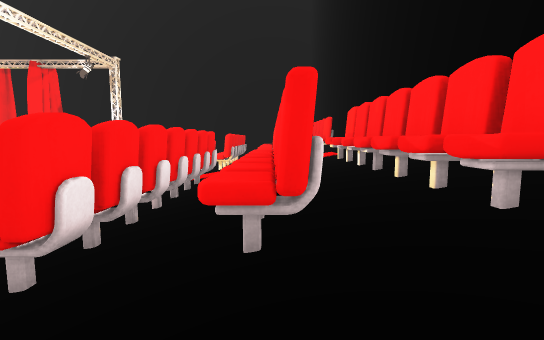
View 1 (above)

19 first-person views from a walk through a Unity game level. The camera is 1.4 m above the floor, tilts 6° down and sees 85° across. The floor is counted in squares, 2 m on a side. Each view is taken from the middle of a square. On the plan, view 1 faces up. The plan holds only what a view shows up to about 10 squares ahead; the rest is blank. The player character is not drawn. Some surface patterns are stand-ins.

View 2
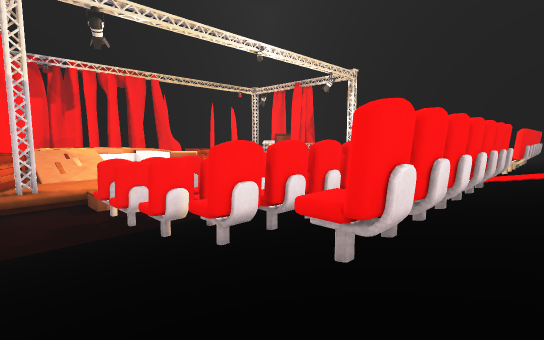

View 3
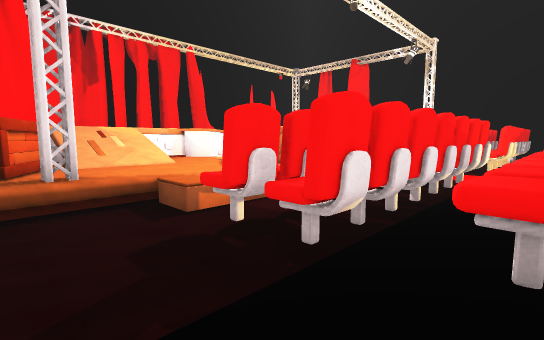

View 4
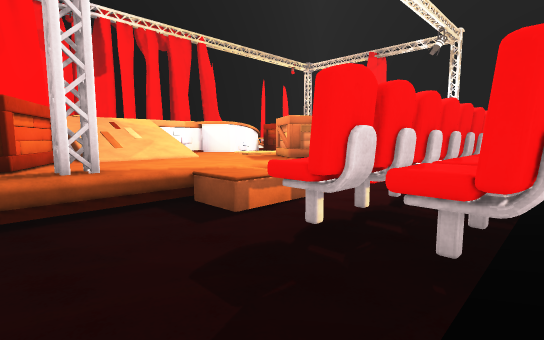

View 5
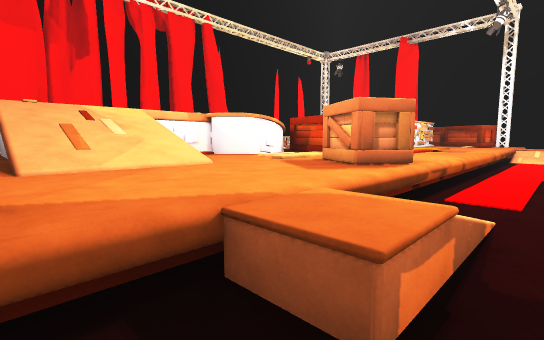

View 6
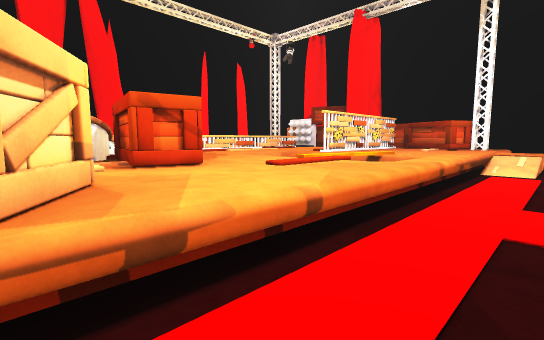

View 7
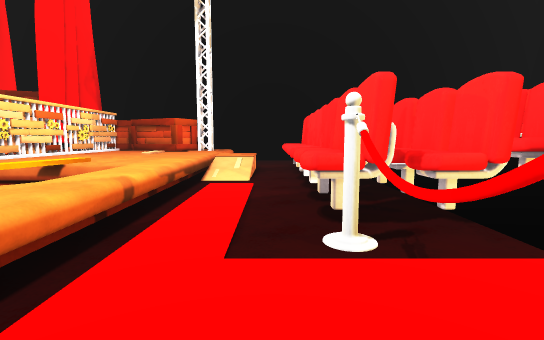

View 8
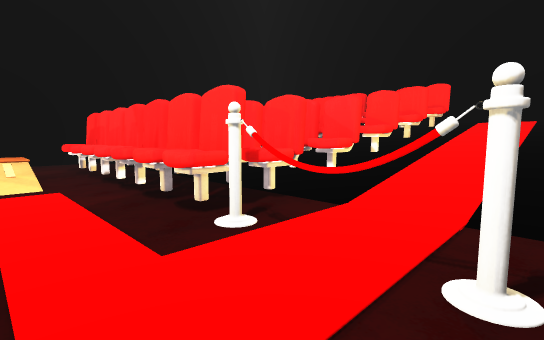

View 9
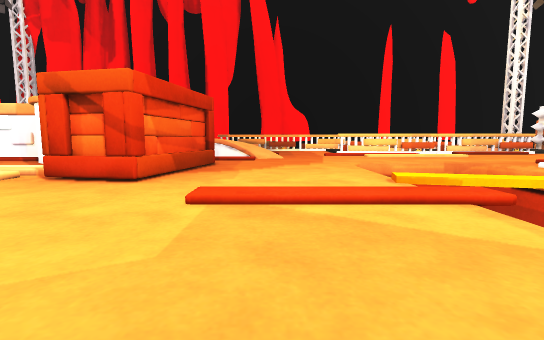

View 10
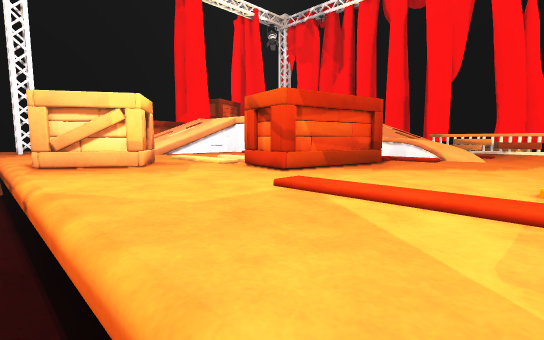

View 11
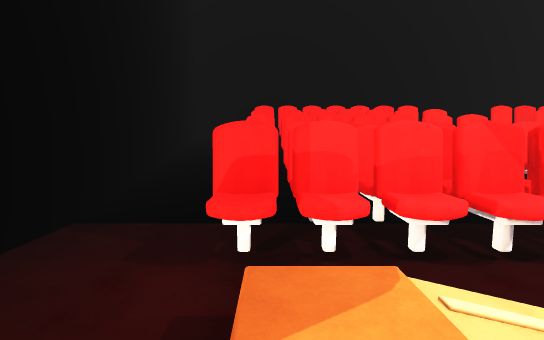

View 12
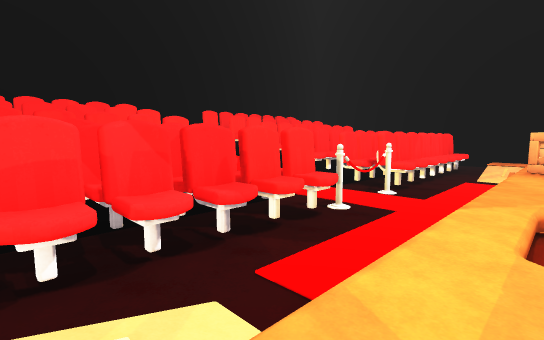

View 13
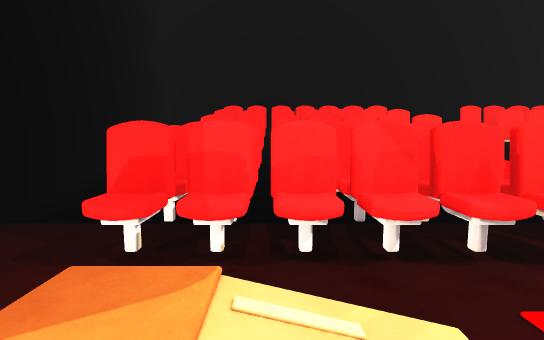

View 14
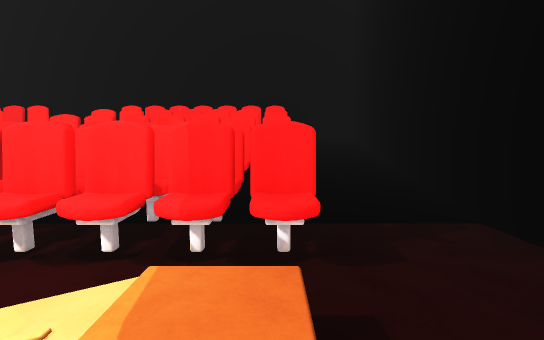

View 15
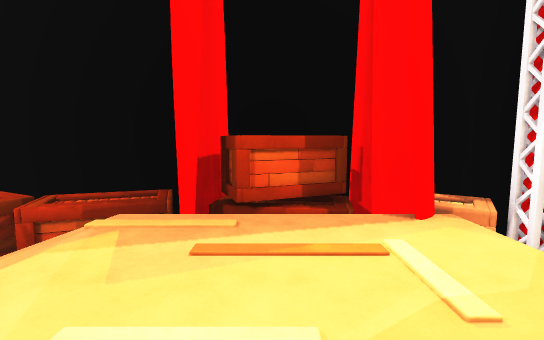

View 16
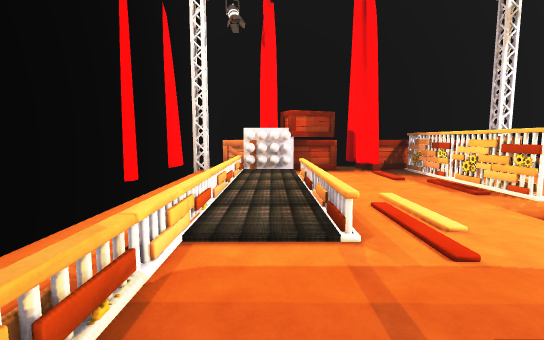

View 17
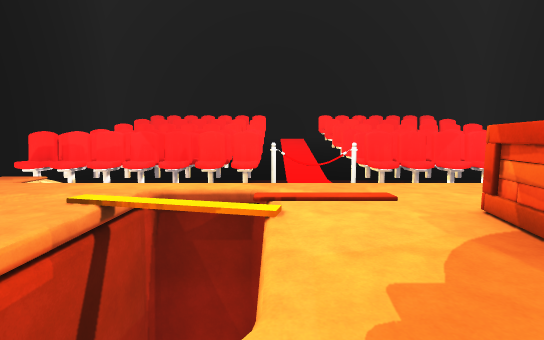

View 18
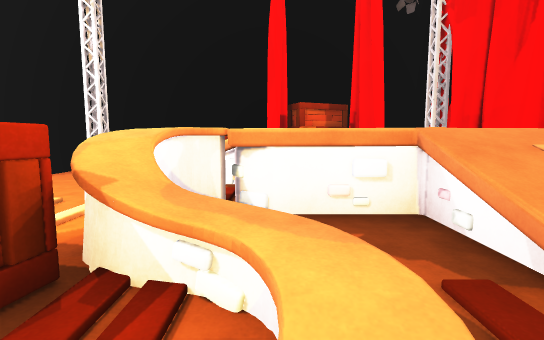

View 19
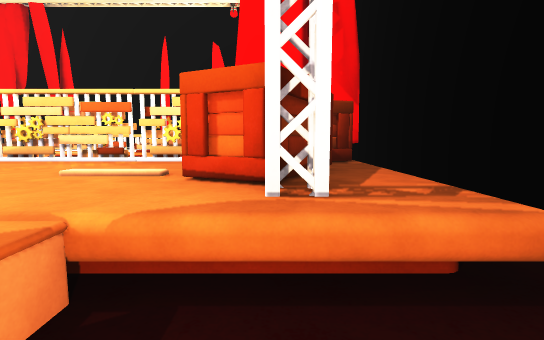

### Floor plan
Key: @ floor where view 1 was taken; # wall or solid block; x gap in a wall; . main floor; - floor 0.25 m lower than the main floor; : floor 0.5 m higher than the main floor; _ floor 0.5 m lower than the main floor; + floor 0.75 m higher than the main floor; < floor 0.75 m lower than the main floor; * floor 1 m higher than the main floor; % floor 1.25 m higher than the main floor; & floor 1.75 m higher than the main floor; / step, stairs or slope; = window, fence, low wall or low ledge; v drop or lower ground; S spikes; O other object.
Columns run from 16 left of view 1 to 2 right of it. Each row starts with its distance up from view 1.
 17 ###################
 16 #O  .OOO /<<<-.:+*#
 15 #OSO.O#O#/<<<-.:  #
 14 #=....#../<OOOO:O O
 13 #=.=..x..-<OOOO:O*O
 12 #=.=..#../<OOOO O O
 11 #=.=...../<OOOO O O
 10 #=.=.    /OOOOO:O*O
  9 #=.=..  =/O<<-.:+*#
  8 #=../..../<O_-.:+%#
  7 #=/.=OO../<O<-.:+*O
  6 #v/..#.../<OOOO O*O
  5 #v&#x#..O/<OOOO O O
  4 #  &&..../<OOOO O O
  3 # &&&//../<OOOO O O
  2 #v&&&//../<OOOO O O
  1 #v###OO.=/<<<-.:+*#
  0 # OO#OOOO/<<<-.:@*#
 -1 ###################

Positions as (right, up) in squares from view 1, and headings:
1: (0, 0), facing up
2: (1, 0), facing up-left
3: (-3, 0), facing up-left
4: (-4, 0), facing up-left
5: (-6, 1), facing up-left
6: (-6, 5), facing up-left
7: (-6, 7), facing up
8: (-7, 7), facing up-right
9: (-7, 8), facing left
10: (-7, 9), facing down-left
11: (-8, 14), facing right
12: (-8, 13), facing down-right
13: (-8, 13), facing right
14: (-8, 2), facing right
15: (-13, 4), facing down
16: (-14, 7), facing up
17: (-12, 9), facing right
18: (-12, 8), facing down
19: (-6, 15), facing left
